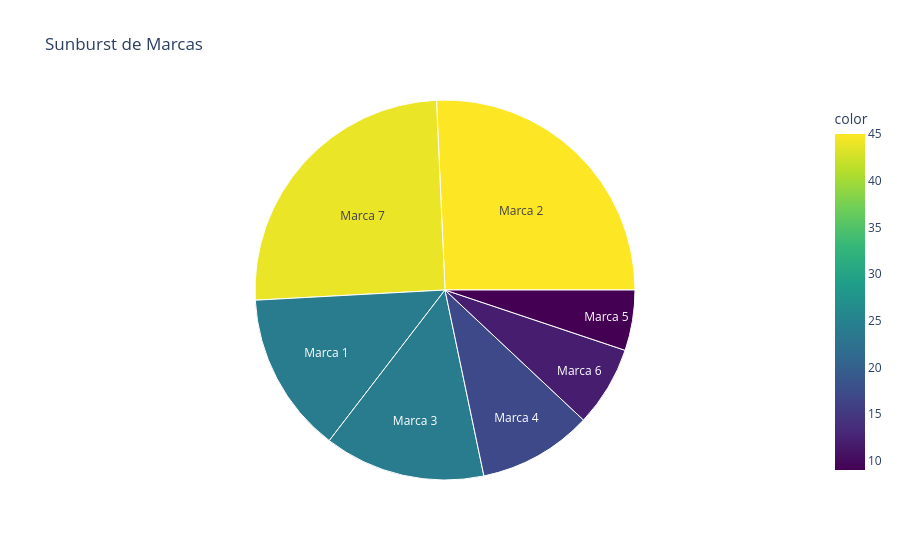

The notebook cell this image was saved under:
### Code cell
fig = px.sunburst(
    names=brands2,
    parents=[""] * len(brands2),
    values=counts2,
    title="Sunburst de Marcas",
    color=counts2,
    color_continuous_scale="Viridis"
)
fig.show()

### Figure 1 — Plotly figure (JSON) as saved in the notebook; plotly's stock layout.template omitted (floating-point values rounded to 4 significant figures)
{"data": [{"domain": {"x": [0, 1], "y": [0, 1]}, "hovertemplate": "label=%{label}<br>value=%{value}<br>parent=%{parent}<br>color=%{color}<extra></extra>", "labels": ["Marca 1", "Marca 2", "Marca 3", "Marca 4", "Marca 5", "Marca 6", "Marca 7"], "marker": {"coloraxis": "coloraxis", "colors": [24, 45, 24, 17, 9, 12, 44]}, "name": "", "parents": ["", "", "", "", "", "", ""], "type": "sunburst", "values": [24, 45, 24, 17, 9, 12, 44]}], "layout": {"coloraxis": {"colorbar": {"title": {"text": "color"}}, "colorscale": [[0, "#440154"], [0.1111, "#482878"], [0.2222, "#3e4989"], [0.3333, "#31688e"], [0.4444, "#26828e"], [0.5556, "#1f9e89"], [0.6667, "#35b779"], [0.7778, "#6ece58"], [0.8889, "#b5de2b"], [1, "#fde725"]]}, "legend": {"tracegroupgap": 0}, "title": {"text": "Sunburst de Marcas"}}}
